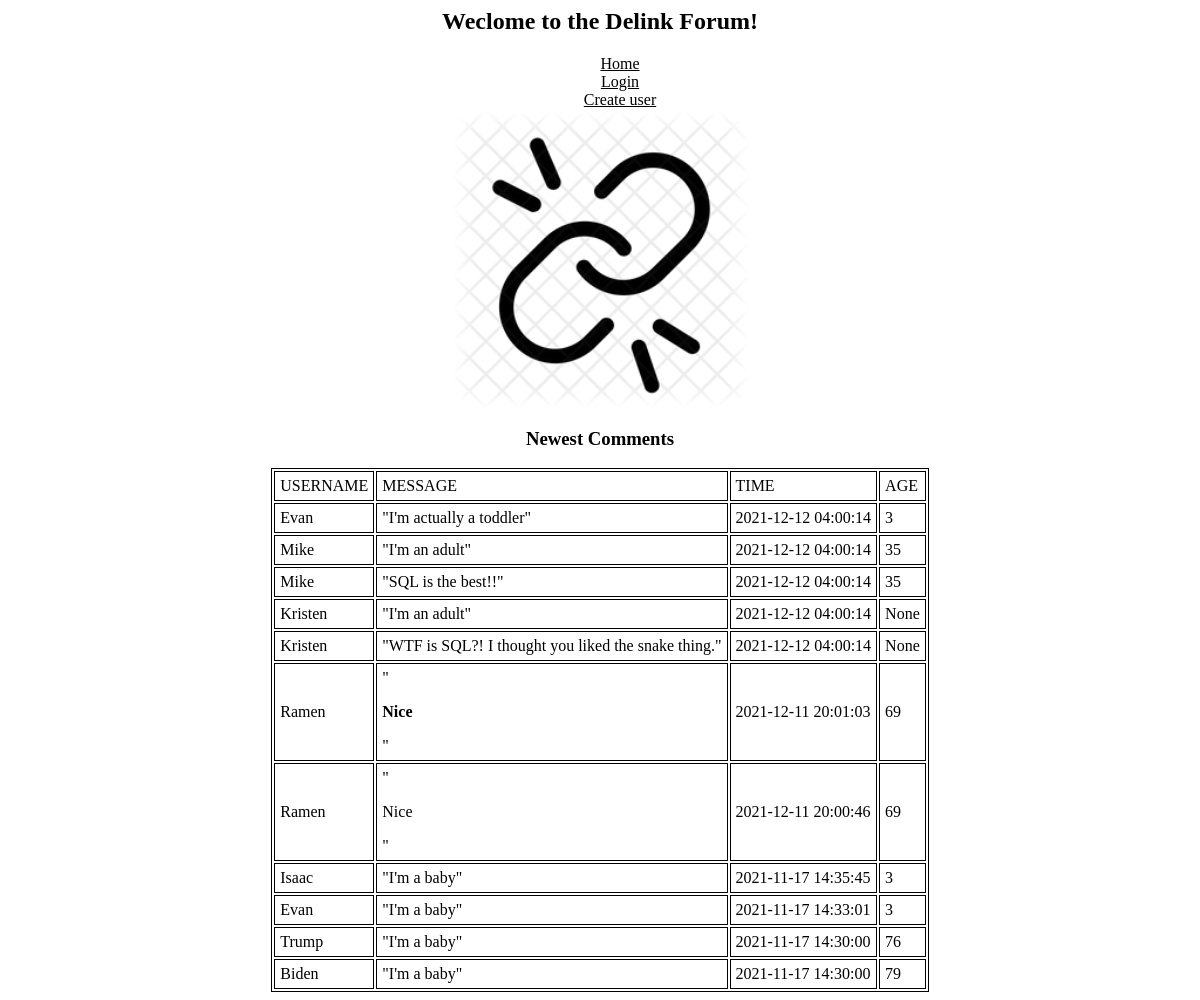
The page / on the database its author committed.
### tables this page shows
CREATE TABLE users (
    id INTEGER PRIMARY KEY,
    username TEXT NOT NULL UNIQUE,
    password TEXT NOT NULL,
    age INTEGER
);

CREATE TABLE messages (
    id integer primary key,
    sender_id integer not null,
    message text not null,
    created_at timestamp not null default current_timestamp
    );

### final.py (the view)
@app.route('/')
def root():
    print_debug_info()
    messages = []
    con = sqlite3.connect(args.db_file)
    cur = con.cursor()
    cur.execute('''SELECT * FROM messages ORDER BY created_at DESC''')
    for row in cur.fetchall():
        cur.execute('''SELECT * FROM users where id =''' + str(row[1]))
        for row2 in cur.fetchall():
            message_dic = {
            'Username' : row2[1],
            'Message' : row[2],
            'Time' : row[3],
            'Age' : row2[3]
            }
            messages.append(message_dic)
    username = request.cookies.get('username')
    password = request.cookies.get('password')
    is_logged_in = is_valid_login(con, username, password)
    return render_template('root.html', messages = messages, is_logged_in=is_logged_in)

### final.py (called while the page is built)
def print_debug_info():
    print("request.args.get('username')=",request.args.get('username'))
    print("request.args.get('password')=",request.args.get('password'))
    print("request.form.get('username')=",request.form.get('username'))
    print("request.form.get('password')=",request.form.get('password'))
    print("request.cookies.get('username')=",request.cookies.get('username'))
    print("request.cookies.get('password')=",request.cookies.get('password'))

def is_valid_login(con, username, password):
    sql = """
    SELECT username,password
    FROM users
    WHERE username=? --- Question mark means that we dont know what it is, but will come later
      AND password=?;
    """
    print('is_valid_login: sql=',sql)
    cur = con.cursor()
    cur.execute(sql, [username,password]) #the bracket is parameter
    rows = cur.fetchall()
    if len(list(rows))==0:
        return False
    else:
        return True

### templates/root.html (shortened to what this page needs)
<head>
    <link rel="stylesheet" href="/static/database.css">
</head>
<body>
    {% extends 'base.html' %}
{% block title %}
<div class="center">
    <p><strong><h2>Weclome to the Delink Forum!</h2></strong></p>
{% endblock %}
{% block content %}
    <img src="/static/delink.png" width=300px length=600px alt= "Your image did not load :("/>
    <p><h3><b>Newest Comments</b></h3></p>
</div>
    <table id="center_table" border=1 cellpadding=5>
        <td>USERNAME</td><td>MESSAGE</td><td>TIME</td><td>AGE</td>
        {% for message in messages %}
        <tr>
            <td>{{message['Username']}}</td><td>"{{message['Message'] | safe }}"</td><td>{{message['Time']}}</td><td>{{message['Age']}}</td>
        </tr>
        {% endfor %}
    </table>
{% endblock %}

### templates/base.html (shortened to what this page needs)
<html>
    <head>
        <link rel="stylesheet" href="/static/database.css">
    </head>
    <body>
        {% block title %}
        {% endblock %}
        <div class="center">
            <ul>
                <li><a href='/'>Home</a></li>
                {% if is_logged_in %}
                <li><a href='/logout'>Logout</a></li>
                <li><a href='/create_message'>Create message</a></li>
                {% else %}
                <li><a href='/login'>Login</a></li>
                <li><a href='/create_user'>Create user</a></li>
                {% endif %}
            </ul>
        </div>
        {% block content %}
        {% endblock %}
    </body>
</html>

### static/database.css (style rules this page uses)
ul { list-style-type: none; margin: 0; }
table, th, td { border: 1.0px solid black; }
a { color: black; }
.center { text-align:center; }
#center_table { margin-left: auto; margin-right: auto; }

### rows shown on the page
users: Username "Evan" "Evan"
messages: Message "I'm actually a toddler", Time "2021-12-12 04:00:14"
users: Username "Mike" "Mike"
messages: Message "I'm an adult", Time "2021-12-12 04:00:14"
messages: Message "SQL is the best!!", Time "2021-12-12 04:00:14"
users: Username "Kristen" "Kristen"
messages: Message "I'm an adult", Time "2021-12-12 04:00:14"
messages: Message "WTF is SQL?! I thought you liked the snake thing.", Time "2021-12-12 04:00:14"
users: Username "Ramen" "Ramen"
messages: Message "Nice", Time "2021-12-11 20:01:03"
messages: Message "Nice", Time "2021-12-11 20:00:46"
users: Username "Isaac"
messages: Message "I'm a baby", Time "2021-11-17 14:35:45"
messages: Message "I'm a baby", Time "2021-11-17 14:33:01"
users: Username "Trump"
messages: Message "I'm a baby", Time "2021-11-17 14:30:00"
users: Username "Biden"
messages: Message "I'm a baby", Time "2021-11-17 14:30:00"

### other values the page prints
{{ message['Age'] }} "3" "35" "35" "None" "None" "69" "69" "3" "3" "76" "79"
